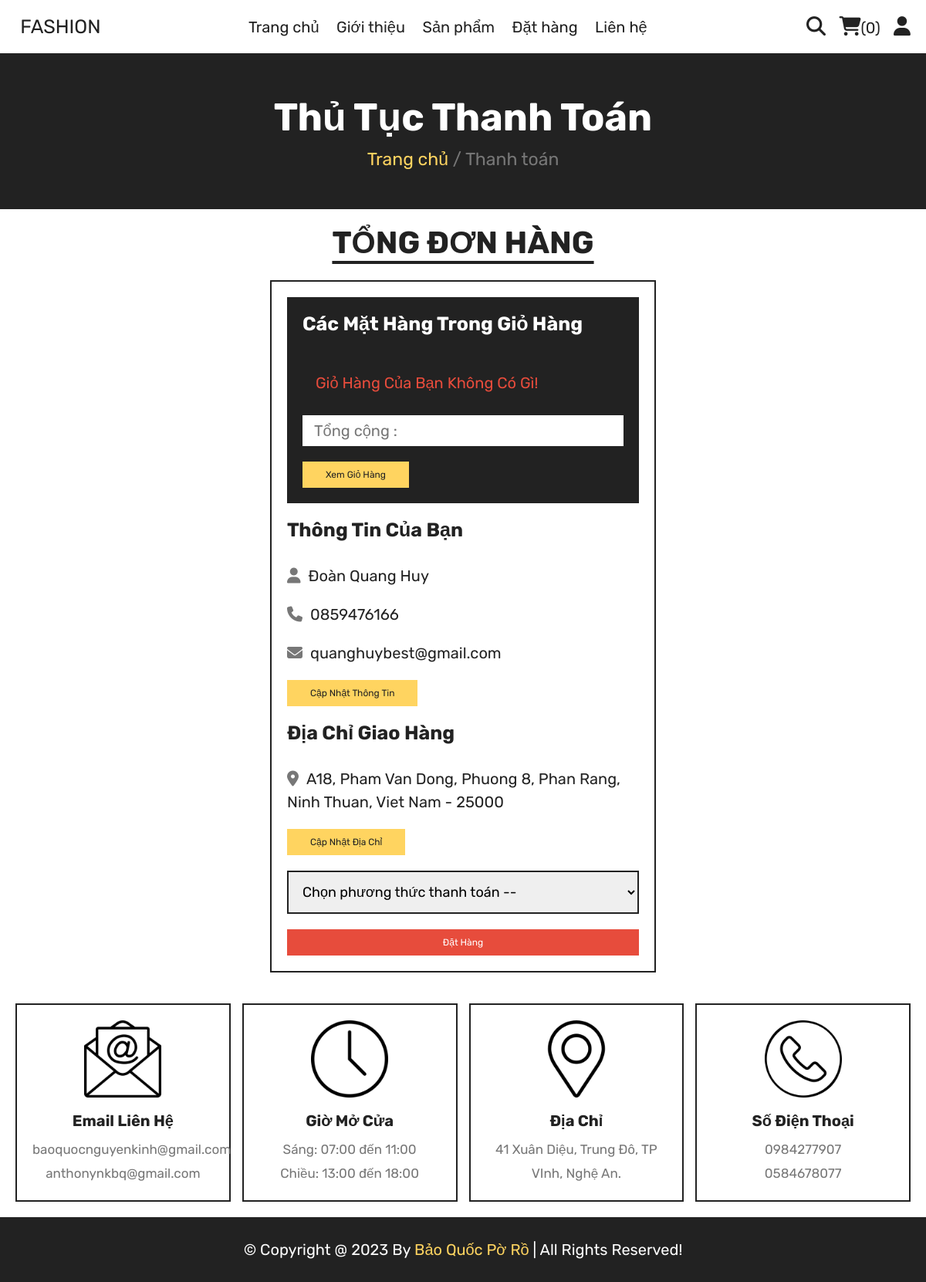
The app's page /checkout.php (signed in) with its own data.
### tables this page shows
CREATE TABLE `users` (
  `id` int(100) NOT NULL,
  `name` varchar(20) NOT NULL,
  `email` varchar(50) NOT NULL,
  `number` varchar(10) NOT NULL,
  `password` varchar(50) NOT NULL,
  `address` varchar(500) NOT NULL
);

### checkout.php (the view, shortened to what this page needs)
<?php
include 'components/connect.php';
if (isset($_SESSION['user_id'])) {
   $user_id = $_SESSION['user_id'];
} else {
   $user_id = '';
   header('location:home.php');
};
?>
<!DOCTYPE html>
<html lang="en">
<head>
   <link rel="stylesheet" href="https://cdnjs.cloudflare.com/ajax/libs/font-awesome/6.1.1/css/all.min.css">
   <link rel="stylesheet" href="css/style.css">
</head>
<body>
   <?php include 'components/user_header.php'; ?>
   <div class="heading">
      <h3>Thủ tục thanh toán</h3>
      <p><a href="home.php">Trang chủ</a> <span> / Thanh toán</span></p>
   </div>
   <section class="checkout">
      <h1 class="title">Tổng đơn hàng</h1>
      <form action="" method="post">
         <div class="cart-items">
            <h3>Các mặt hàng trong giỏ hàng</h3>
            <?php
            $grand_total = 0;
            $cart_items[] = '';
            $select_cart = $conn->prepare("SELECT * FROM `cart` WHERE user_id = ?");
            $select_cart->execute([$user_id]);
            if ($select_cart->rowCount() > 0) {
               while ($fetch_cart = $select_cart->fetch(PDO::FETCH_ASSOC)) {
                  $cart_items[] = $fetch_cart['name'] . ' (' . currency_format($fetch_cart['price']) . ' x ' . $fetch_cart['quantity'] . ')';
                  $total_products = implode($cart_items);
                  $grand_total += ($fetch_cart['price'] * $fetch_cart['quantity']);
            ?>
                  <p><span class="name"><?= $fetch_cart['name']; ?></span><span class="price"><?php echo currency_format($fetch_cart['price']); ?> x <?= $fetch_cart['quantity']; ?></span></p>
            <?php
               }
            } else {
               echo '<p class="empty">Giỏ hàng của bạn không có gì!</p>';
            }
            ?>
            <p class="grand-total"><span class="name">Tổng cộng :</span><span class="price"><?php echo currency_format($grand_total); ?></span></p>
            <a href="cart.php" class="btn">Xem giỏ hàng</a>
         </div>
         <div class="user-info">
            <h3>Thông tin của bạn</h3>
            <p><i class="fas fa-user"></i><span><?= $fetch_profile['name'] ?></span></p>
            <p><i class="fas fa-phone"></i><span><?= $fetch_profile['number'] ?></span></p>
            <p><i class="fas fa-envelope"></i><span><?= $fetch_profile['email'] ?></span></p>
            <a href="update_profile.php" class="btn">Cập nhật thông tin</a>
            <h3>Địa chỉ giao hàng</h3>
            <p><i class="fas fa-map-marker-alt"></i><span><?php if ($fetch_profile['address'] == '') {
                                                               echo 'Vui lòng nhập địa chỉ của bạn!';
                                                            } else {
                                                               echo $fetch_profile['address'];
                                                            } ?></span></p>
            <a href="update_address.php" class="btn">Cập nhật địa chỉ</a>
            <select name="method" class="box" required>
               <option value="" disabled selected>Chọn phương thức thanh toán --</option>
            </select>
            <input type="submit" value="Đặt Hàng" class="btn <?php if ($fetch_profile['address'] == '') {
                                                                  echo 'disabled';
                                                               } ?>" style="width:100%; background:var(--red); color:var(--white);" name="submit">
         </div>
      </form>
   </section>
   <?php include 'components/footer.php'; ?>
</body>
</html>

### css/style.css (style rules this page uses)
:root { --pink: #FFD460; --red: #e74c3c; --white: #fff; --black: #222; --light-color: #777; --border: .2rem solid var(--black); }
* { font-family: 'Rubik', sans-serif; margin: 0; padding: 0; box-sizing: border-box; outline: none; border: none; text-decoration: none; }
html { font-size: 62.5%; overflow-x: hidden; scroll-behavior: smooth; stop-opacity: 7rem; }
section { margin: 0 auto; max-width: 1200px; padding: 2rem; }
.title { text-align: center; margin-bottom: 2.5rem; font-size: 4rem; color: var(--black); text-transform: uppercase; text-decoration: underline; text-underline-offset: 1rem; }
.heading { display: flex; align-items: center; justify-content: center; gap: 1rem; flex-flow: column; background-color: var(--black); min-height: 20rem; }
.heading h3 { font-size: 5rem; color: var(--white); text-transform: capitalize; }
.heading p { font-size: 2.3rem; color: var(--light-color); }
.heading p a { color: var(--pink); }
.btn, .delete-btn { margin-top: 1rem; display: inline-block; font-size: 12px; padding: 1rem 3rem; cursor: pointer; text-transform: capitalize; transition: .2s linear; }
.btn { background-color: var(--pink); color: var(--black); }
.empty { border: var(--border); padding: 1.5rem; text-align: center; width: 100%; font-size: 2rem; text-transform: capitalize; color: var(--red); }
.checkout form { max-width: 50rem; margin: 0 auto; border: var(--border); padding: 2rem; }
.checkout form h3 { font-size: 2.5rem; text-transform: capitalize; padding: 2rem 0; color: var(--black); }
.checkout form .cart-items { background-color: var(--black); padding: 2rem; padding-top: 0; }
.checkout form .cart-items h3 { color: var(--white); }
.checkout form .cart-items p { display: flex; align-items: center; gap: 1.5rem; justify-content: space-between; margin: 1rem 0; line-height: 1.5; font-size: 2rem; }
.checkout form .cart-items p .name { color: var(--light-color); }
.checkout form .cart-items .grand-total { background-color: var(--white); padding: .5rem 1.5rem; }
.checkout form .user-info p { font-size: 2rem; line-height: 1.5; padding: 1rem 0; }
.checkout form .user-info p i { color: var(--light-color); margin-right: 1rem; }
.checkout form .user-info p span { color: var(--black); }
.checkout form .user-info .box { width: 100%; border: var(--border); padding: 1.4rem; margin-top: 2rem; margin-bottom: 1rem; font-size: 1.8rem; }

### records on screen
users: name "Đoàn Quang Huy", number "0859476166", email "quanghuybest@gmail.com", address "A18, Pham Van Dong, Phuong 8, Phan Rang, Ninh Thuan, Viet Nam - 25000", submit "Đặt Hàng"

### other values on screen
$total_cart_items "0"
